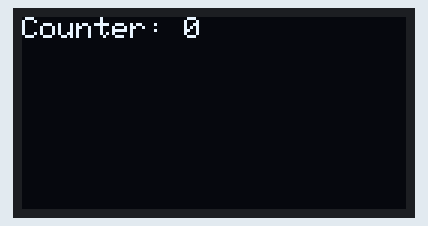
Simulated run of this sketch. Board: Arduino Uno, built with avr-gcc and run on an emulated ATmega328P. Parts: 128×64 one-colour display.

Above: at 0.1 s.
At 4.2 s:
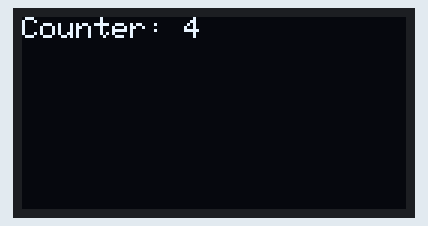
At 7.3 s:
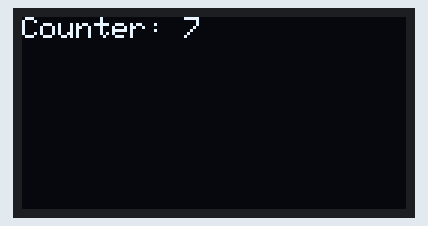
At 18.6 s:
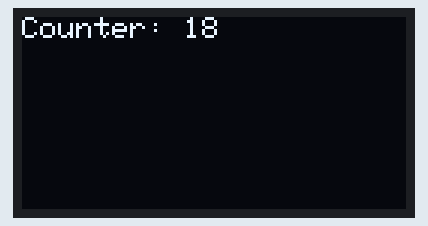
At 28.9 s:
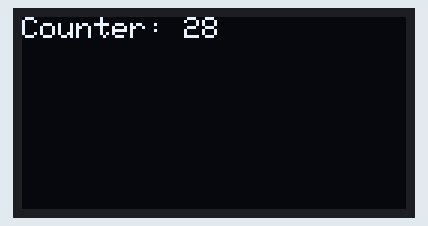
At 38.2 s:
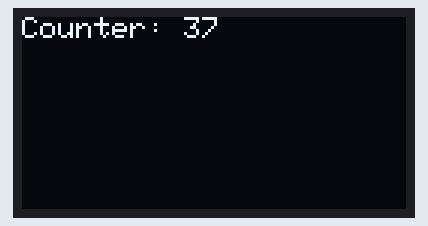

The sketch:

OLED_display_Adfruit_SSD1306____.ino
```cpp
#include <Wire.h>
#include <Adafruit_GFX.h>
#include <Adafruit_SSD1306.h>

#define SCREEN_WIDTH 128 // OLED display width, in pixels
#define SCREEN_HEIGHT 64 // OLED display height, in pixels

// Declaration for an SSD1306 display connected to I2C (SDA, SCL pins)
Adafruit_SSD1306 display(SCREEN_WIDTH, SCREEN_HEIGHT, &Wire, -1);

void setup() {
  // Initialize Serial Monitor for debugging
  Serial.begin(9600);

  // Initialize with the I2C address 0x3C (for 128x64)
  if (!display.begin(SSD1306_SWITCHCAPVCC, 0x3C)) {
    Serial.println(F("SSD1306 allocation failed"));
    for (;;); // Infinite loop to stop further execution
  }

  // Clear the display buffer
  display.clearDisplay();

  // Display initial text
  display.setTextSize(1);
  display.setTextColor(SSD1306_WHITE);
  display.setCursor(0, 0);
  display.println("Hello, World!");
  display.setCursor(0, 10);
  display.println("Arduino OLED Display");
  display.display();
}

void loop() {
  // Example variable to display
  static int counter = 0;

  // Clear the display buffer
  display.clearDisplay();

  // Set the text size and color
  display.setTextSize(1);
  display.setTextColor(SSD1306_WHITE);

  // Display the counter
  display.setCursor(0, 0);
  display.print("Counter: ");
  display.println(counter);

  // Update the display with the buffer content
  display.display();

  // Increment the counter
  counter++;

  // Delay for a bit (for demonstration purposes)
  delay(1000); // Update every second
}
```

Measured:
- what the display in image 0 shows lasts 1.0 s, from 0.1 s to 1.1 s
